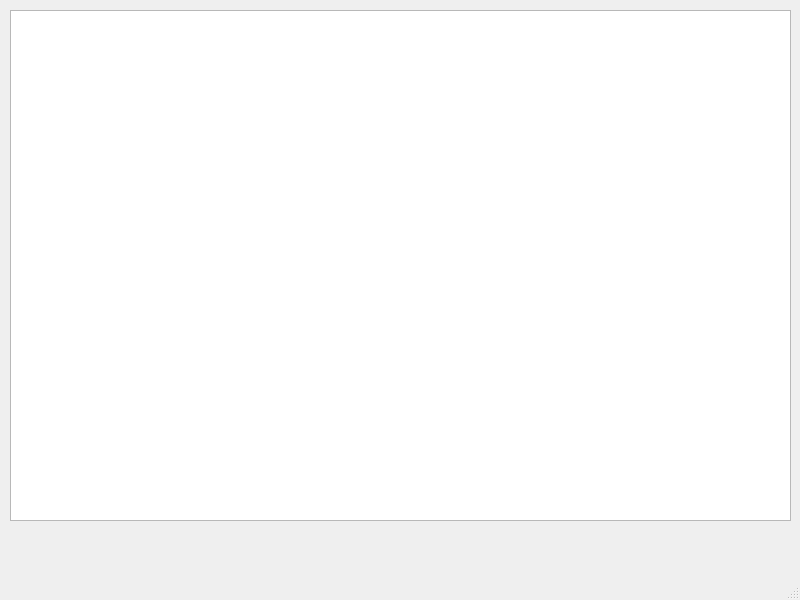
<?xml version="1.0" encoding="UTF-8"?>
<ui version="4.0">
 <class>MainWindow</class>
 <widget class="QMainWindow" name="MainWindow">
  <property name="geometry">
   <rect>
    <x>0</x>
    <y>0</y>
    <width>800</width>
    <height>600</height>
   </rect>
  </property>
  <property name="windowTitle">
   <string>MainWindow</string>
  </property>
  <widget class="QWidget" name="centralwidget">
   <widget class="QGraphicsView" name="graphicsView">
    <property name="geometry">
     <rect>
      <x>10</x>
      <y>10</y>
      <width>781</width>
      <height>511</height>
     </rect>
    </property>
   </widget>
  </widget>
  <widget class="QMenuBar" name="menubar">
   <property name="geometry">
    <rect>
     <x>0</x>
     <y>0</y>
     <width>800</width>
     <height>20</height>
    </rect>
   </property>
  </widget>
  <widget class="QStatusBar" name="statusbar"/>
 </widget>
 <resources/>
 <connections/>
</ui>
